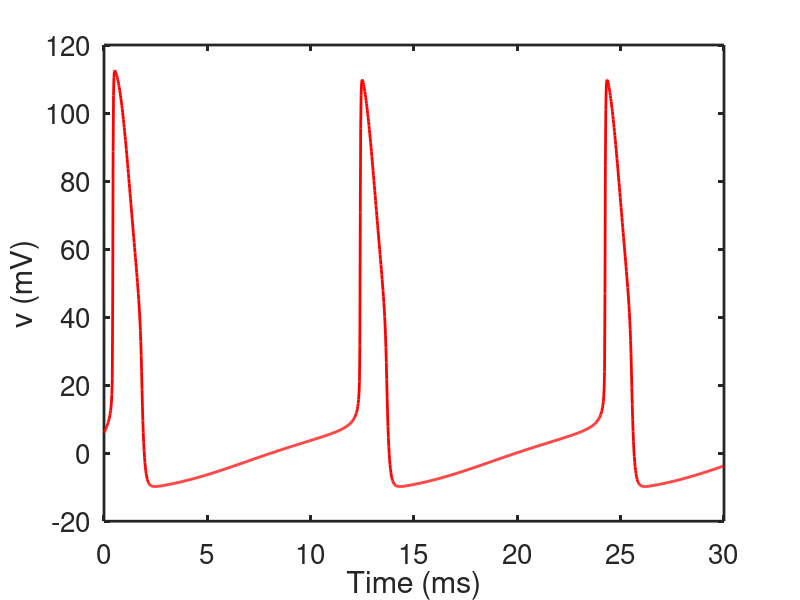
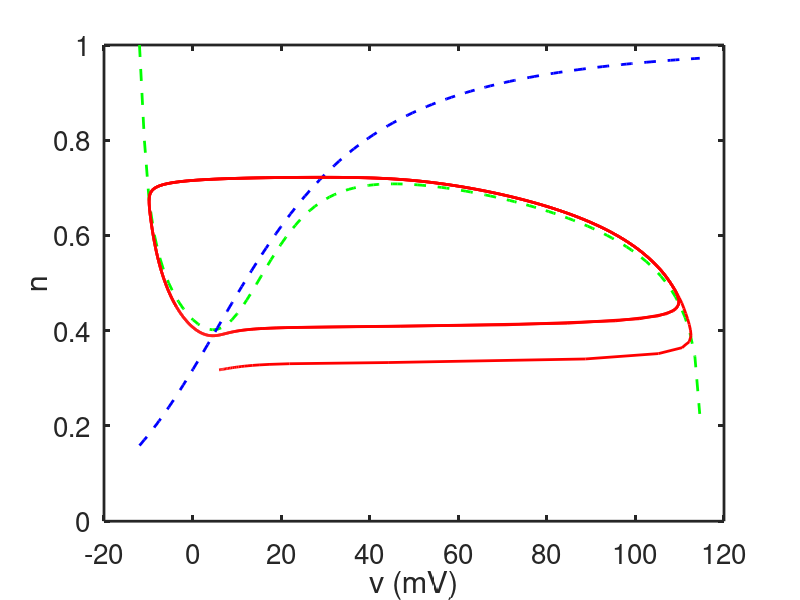

The MATLAB script that drew these images, in order:
% This is a simple ode integrator for the reduced HH equations function rHH_solverglobal gnabar gkbar gl Vna Vk Vl Iapp    BCL rn0 Vset(0,                           ...   'defaultaxesfontsize', 20,   ...   'defaultaxeslinewidth', 2, ...   'defaultlinelinewidth', 2.0);   %parametersgnabar = 120.;gkbar = 36;gl = 0.3;Vna = 115;Vk = -12;Vl = 10.5988;rn0 = 0.8;%rn0 = 0.9;% pick a value of Iapp Iapp = 10;  % with this value there are oscillations%Iapp = 0;BCL = 0;  % the Basic Cycle Length is the period for a periodic stimulus.% first find the v nullcline by bisectionvlist = [Vk+.01:1.1001:Vna-0.03];% list of V values to use; avoid Vk and Vna[n0 ninf]=get_nullclines(vlist); % now integrate the differential equationststep = 0.02;t_end = 30;V = 6; % give a small initial stimulus away from zeroh = 0.3177;%specify the output pointstspan = [0:tstep:t_end];s0 = [V;h];  % initial values[T,S] = ode23(@deRHS,tspan, s0, odeset('maxstep',1));  V = S(:,1);h = S(:,2);% plot V vs tfigure(1)plot(T,V,'r')xlabel('Time (ms)')ylabel('v (mV)')% the phase portraitfigure(2)plot(vlist,n0,'g--',vlist,ninf,'b--',V,h,'r','linewidth',2)  xlabel('v (mV)')ylabel('n')%%%%%%%%%%%%%%%%%%%%%%%%%%%%%%%%%%%%%%%the right hand side for ode simulation:function s_prime=deRHS(t,s)global gnabar gkbar gl Vna Vk Vl Iapp BCL rn0V = s(1);W = s(2);% If there is a stimulus, add itIstimut = (BCL>0)*Iapp/cosh(mod(t,BCL)-BCL/4) + (BCL==0)*Iapp;n = W;Gt= gate_de(V);AM=Gt(1);BM = Gt(2);AN = Gt(3);BN = Gt(4); h = rn0 - n;aminf = AM/(AM+BM); Ina = gnabar*aminf.^3.*h.*(V-Vna) ;Ik = gkbar*n.^4*(V-Vk);Icl = gl*(V-Vl);      Fv = -Ina-Ik-Icl;Fw=AN*(1.-n)-BN*n;s_prime = [Fv+Istimut Fw]';%%%%%%%%%%%%%%%%%%%%%%%%%%%%%%%%%%%%%%function [n0,ninf]= get_nullclines(vlist)global V   % for each v find f(v,n) = 0 by bisectionlength(vlist) for j = 1:length(vlist)    V=vlist(j);  % guess a lower bound a = 0;% guess an upper boundb = 1;%this is the answer - call the function bisect(a,b,@fval)n0(j)= bisect(a,b,@feval); Gt= gate_de(V);AN = Gt(3);BN = Gt(4);ninf(j) = AN/(AN+BN);    end %%%%%%%%%%%%%%%%%%%%%%%%%%%%%%%%%%%%%%%function fn = feval(n)global V% evaluate the function s=[V,n]; t=0;fhh= deRHS(t,s);  % use the rhs of the defn=fhh(1); %%%%%%%%%%%%%%%%%%%%%%%%%%%%%%%%%%%function gate = gate_de(V) % calculate the gating functions for V                 AM=.1*(25.-V)./(exp(2.5 -0.1*V)-1.);BM=4.*exp(-V/18.);AN=.01*(10.-V)./(exp(1.-0.1*V)-1.);BN=.125*exp(-V/80.);gate = [AM BM AN BN];%%%%%%%%%%%%%%%%%%%%%%%%%%%%%%%%%%%%%%%function root = bisect(a,b,feval)ul = a;fl = feval(ul);uu = b;fu = feval(uu);% we make the assumption, without checking, that % fu*fl<0% if not, the algoritm fails to find a root.N = 20;  % number of iterates% the main bisection algorithmfor j = 1:Nuc = (ul+uu)/2;fc = feval(uc);ftest = (fc.*fl>0);ul = ftest.*uc+(1-ftest).*ul;fl = ftest.*fc + (1-ftest).*fl;uu = (1-ftest).*uc+ ftest.*uu;fu = (1-ftest).*fc + ftest.*fu;endroot = uc; 